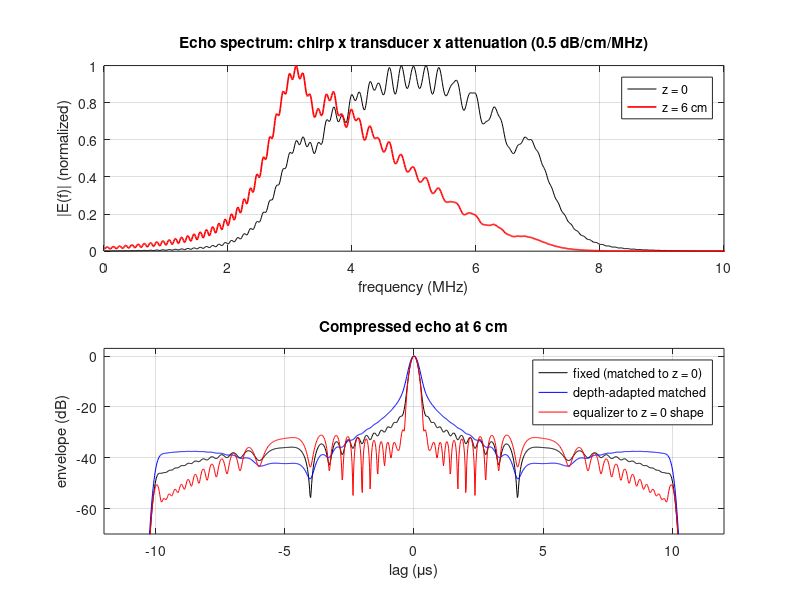

The MATLAB source for this figure:
%% m10_attenuation_mismatch.m
% A chirp through attenuating tissue, compressed with (a) the filter matched to
% the transmitted echo, (b) a depth-adapted matched filter, (c) an equalizing
% (Wiener-type) filter that restores the surface pulse shape.
%   - Attenuation alpha (dB/cm/MHz), linear in f, two-way path 2z, no dispersion.
%   - Received spectrum E(f) = S(f) H_tr(f) exp(-2 alpha_Np f z).
%   - SNR loss of (a) vs (b) = (int|E0||E|)^2 / (int|E0|^2 int|E|^2) <= 1 (Cauchy-Schwarz).
%   - With an exact (conjugate) filter the output spectrum is real and >= 0,
%     so the compressed envelope does not move; the raw echo's energy centroid
%     moves by about (fc - f0) T / B.
% What to change: alpha_dB, zlist, fbw, T, B, epsW.
% Expected output (alpha 0.5, 80 % transducer): centroid 5.00 -> 3.68 MHz at 6 cm,
% mismatch loss 2.0 dB at 6 cm and 4.6 dB at 10 cm; envelope shift 0.0 ns at
% every depth; at 6 cm the equalizer holds the -6 dB width at 0.38 us (0.34 at the
% surface, 0.48 for the adapted filter) but costs 5.8 dB.
% The adapted filter's PSL looks good only because its broad skirt has no null:
% read the -20 dB width (w20) as well. Runtime about 1 s.
clear; close all; rng(1);

%% Parameters
fs  = 50e6;                    % sampling rate (Hz)
f0  = 5e6;                     % chirp centre frequency (Hz)
T   = 10e-6;                   % chirp duration (s)
B   = 5e6;                     % swept bandwidth (Hz), 2.5-7.5 MHz
fbw = 0.8;                     % -6 dB fractional bandwidth of the two-way transducer response
alpha_dB = 0.5;                % attenuation (dB/cm/MHz)
zlist = [0 2 4 6 8 10];        % depth (cm)
epsW  = 1e-2;                  % equalizer regularization, relative to max|E|^2 (-20 dB)

Nfft = 4096; fax = [0:Nfft/2, -Nfft/2+1:-1]'*fs/Nfft;
n  = round(T*fs); t = ((0:n-1)' - (n-1)/2)/fs;
s  = cos(2*pi*(f0*t + B/(2*T)*t.^2));                 % RF up-chirp
S  = fft(s, Nfft);
sf = fbw*f0/2.3548;
Htr = exp(-(abs(fax)-f0).^2/(2*sf^2));                % Gaussian two-way transducer response
E0 = S.*Htr;                                          % echo spectrum at z = 0
an = zeros(Nfft,1); an(1) = 1; an(2:Nfft/2) = 2; an(Nfft/2+1) = 1;
env = @(Y) fftshift(abs(ifft(Y.*an)));                % envelope of a filter output, lag 0 centred
k0 = Nfft/2 + 1;
xR  = @(a,i,v) i-1 + (a(i-1)-v)./(a(i-1)-a(i));
xL  = @(a,i,v) i+1 - (a(i+1)-v)./(a(i+1)-a(i));
wf  = @(a,k,v) xR(a, k-1+find(a(k:end) < v, 1), v) - xL(a, k+1-find(a(k:-1:1) < v, 1), v);  % full width at level v
pslf = @(a,k) 20*log10(max(a([1:(k+1-find(diff(a(k:-1:1)) > 0, 1))-1, (k-1+find(diff(a(k:end)) > 0, 1))+1:numel(a)])));
pos = fax > 0; tt = [0:Nfft/2-1, -Nfft/2:-1]'/fs;   % signed time: leakage before t = 0 wraps to negative times, not to +Nfft/fs

fprintf('alpha = %.2f dB/cm/MHz, chirp %.1f-%.1f MHz, T = %.0f us, transducer %.0f%%\n', alpha_dB, (f0-B/2)/1e6, (f0+B/2)/1e6, T*1e6, fbw*100);
fprintf(' z(cm)  fc(MHz)  2*a*f0*z(dB) | fixed: w6 w20 (ns) PSL(dB) loss(dB) shift(ns) | adapted: w6 w20 PSL | equalizer: w6 w20 PSL loss | echo centroid shift (us) vs (fc-f0)T/B\n');
keep = cell(3,1);
for z = zlist
    E = E0.*exp(-alpha_dB/8.686*abs(fax)/1e6*2*z); % amplitude attenuation, alpha in Np/cm/MHz, path 2z
    P = abs(E).^2; fc = sum(fax(pos).*P(pos))/sum(P(pos));
    Hs = {E0, E, E.*abs(E0).^2./(abs(E).^2 + epsW*max(abs(E).^2))};
    w6 = zeros(1,3); w20 = w6; psl = w6; snr = w6; sh = w6;
    for k = 1:3
        e = env(E.*conj(Hs{k})); [pk, kp] = max(e); a = e/pk;
        w6(k) = wf(a,kp,0.5)/fs; w20(k) = wf(a,kp,0.1)/fs; psl(k) = pslf(a,kp); sh(k) = (kp - k0)/fs;
        snr(k) = pk^2/sum(abs(Hs{k}).^2);           % peak^2 / output noise power (common scale)
        if z == 6, keep{k} = a; end
    end
    ea = abs(ifft(E.*an)).^2; ea0 = abs(ifft(E0.*an)).^2;    % raw echo envelopes (no compression)
    dtc = sum(tt.*ea)/sum(ea) - sum(tt.*ea0)/sum(ea0);
    fprintf(' %4.0f   %5.2f     %5.1f      |  %4.0f %4.0f  %6.1f  %6.2f   %5.2f   | %4.0f %5.0f %6.1f | %4.0f %4.0f %6.1f %6.2f |  %6.2f vs %6.2f\n', ...
        z, fc/1e6, 2*alpha_dB*f0/1e6*z, w6(1)*1e9, w20(1)*1e9, psl(1), 10*log10(snr(1)/snr(2)), sh(1)*1e9, ...
        w6(2)*1e9, w20(2)*1e9, psl(2), w6(3)*1e9, w20(3)*1e9, psl(3), 10*log10(snr(3)/snr(2)), dtc*1e6, (fc-f0)*T/B*1e6);
    if z == 6, E6 = E; end
end
alpha0 = alpha_dB/8.686;       % Np/cm/MHz
fprintf('Gaussian-spectrum shift for reference: fc = f0 - 2 alpha0 sigma_f^2 z, sigma_f = %.2f MHz -> %.2f MHz at 6 cm (the flat chirp band makes the true shift smaller)\n', ...
    sf/1e6, f0/1e6 - 2*alpha0*(sf/1e6)^2*6);

%% Figures
figure('Position',[100 100 900 600]);
subplot(2,1,1);
plot(fax(pos)/1e6, abs(E0(pos))/max(abs(E0)), 'k', fax(pos)/1e6, abs(E6(pos))/max(abs(E6)), 'r', 'LineWidth', 1.2);
xlim([0 10]); grid on; xlabel('frequency (MHz)'); ylabel('|E(f)| (normalized)');
legend('z = 0', 'z = 6 cm', 'Location', 'northeast');
title(sprintf('Echo spectrum: chirp x transducer x attenuation (%.1f dB/cm/MHz)', alpha_dB));
subplot(2,1,2);
lag = ((1:Nfft)' - k0)/fs*1e6;
plot(lag, 20*log10(keep{1}+1e-9), 'k', lag, 20*log10(keep{2}+1e-9), 'b', lag, 20*log10(keep{3}+1e-9), 'r');
xlim([-12 12]); ylim([-70 3]); grid on; xlabel('lag (\mus)'); ylabel('envelope (dB)');
legend('fixed (matched to z = 0)', 'depth-adapted matched', 'equalizer to z = 0 shape', 'Location', 'northeast');
title('Compressed echo at 6 cm');
